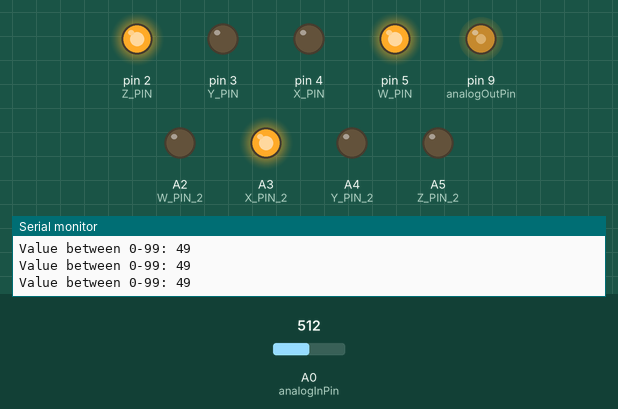
Simulated run of this sketch. Board: Arduino Uno, built with avr-gcc and run on an emulated ATmega328P. Shown: output pins drawn as LEDs (lit = HIGH), the last lines printed to the serial monitor. The inputs (shaded band) are chosen by the test bench; at power-on: A0 (analogInPin) = 512.

Above: at 1.2 s.
1.3 s: A0 (analogInPin) set to 110
At 2.1 s:
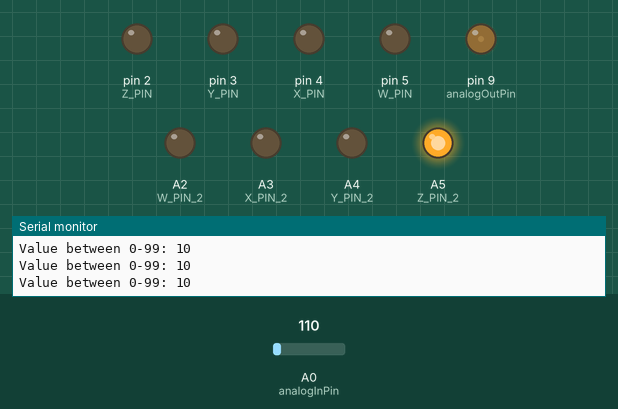
2.8 s: A0 (analogInPin) set to 93
At 3.2 s:
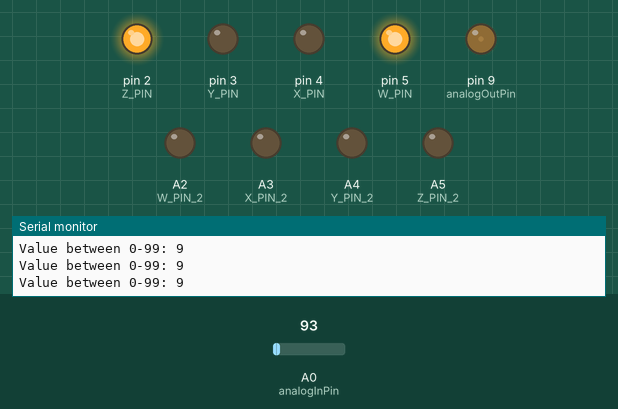
4.3 s: A0 (analogInPin) set to 122
At 4.6 s:
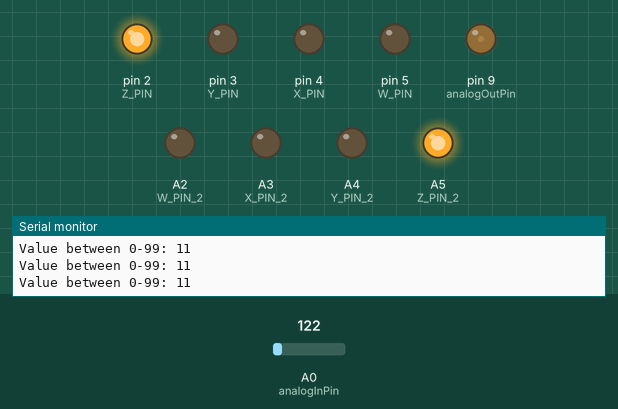
5.8 s: A0 (analogInPin) set to 0
At 6.8 s:
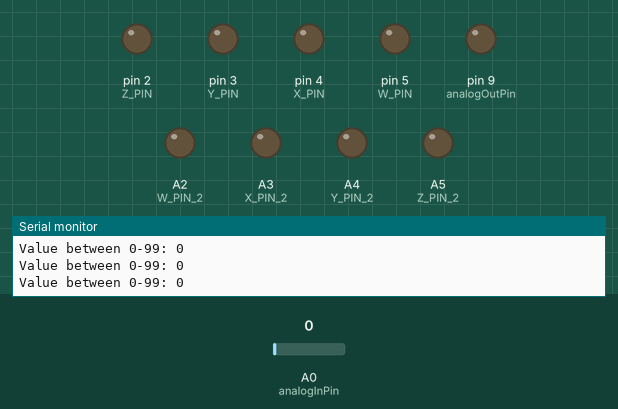
7.3 s: A0 (analogInPin) set to 306
At 8.2 s:
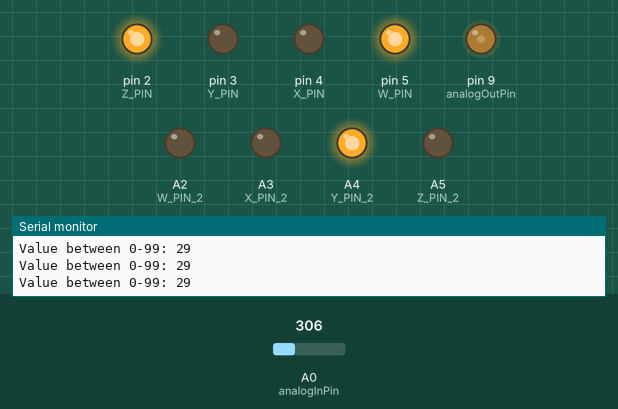
8.8 s: A0 (analogInPin) set to 511
At 9.3 s:
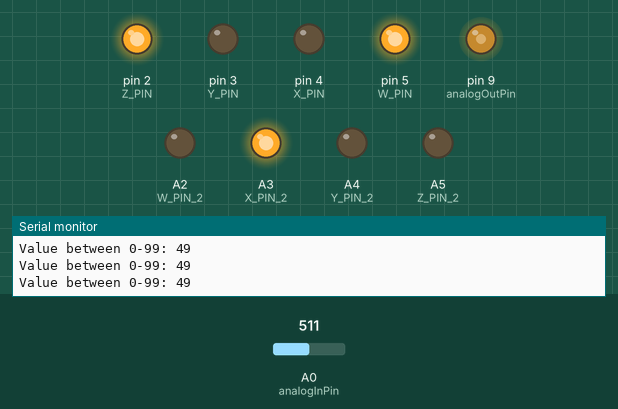
Timing chart, 0 to 11.3 s (numbered marks = the images above; inputs shaded):
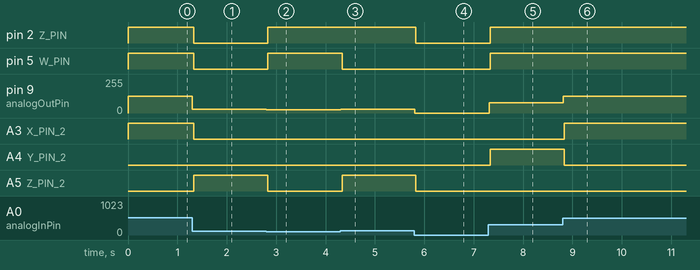

Measured:
- the behaviour switches between 104 and 103 on A0 (analogInPin) (found by bisection; images 1 and 2)
- after the input at 1.3 s, pin 2 (Z_PIN), pin 5 (W_PIN), A3 (X_PIN_2): HIGH → LOW at once; pin 9 (analogOutPin): 127/255 → 27/255 at once; A5 (Z_PIN_2): LOW → HIGH at once
- after the input at 2.8 s, pin 2 (Z_PIN), pin 5 (W_PIN): LOW → HIGH at once; pin 9 (analogOutPin): 27/255 → 23/255 at once; A5 (Z_PIN_2): HIGH → LOW at once
- after the input at 4.3 s, pin 5 (W_PIN): HIGH → LOW at once; pin 9 (analogOutPin): 23/255 → 30/255 at once; A5 (Z_PIN_2): LOW → HIGH at once
- after the input at 5.8 s, pin 2 (Z_PIN), A5 (Z_PIN_2): HIGH → LOW at once; pin 9 (analogOutPin): 30/255 → 0/255 at once
- after the input at 7.3 s, pin 2 (Z_PIN), pin 5 (W_PIN), A4 (Y_PIN_2): LOW → HIGH at once; pin 9 (analogOutPin): 0/255 → 76/255 at once
- after the input at 8.8 s, pin 9 (analogOutPin): 76/255 → 127/255 at once; A3 (X_PIN_2): LOW → HIGH at once; A4 (Y_PIN_2): HIGH → LOW at once

The sketch:

Two-Digit_Joystick_Circuit.ino
```cpp
int W_PIN, X_PIN;     //USE THESE VARIABLES FOR W and X PINS
int Y_PIN, Z_PIN;     //USE THESE VARIABLES FOR Y and Z PINS

int W_PIN_2, X_PIN_2;
int Y_PIN_2, Z_PIN_2;

byte onesDigit, tensDigit;

const int analogInPin = A0;  // Analog input pin that the potentiometer is attached to
const int analogOutPin = 9;

int sensorValue = 0;        // value read from the pot
int outputValue = 0;  // value output to the PWM (analog out)
int newSensorValue = 0;

void setup()
{

  W_PIN = 5;
  X_PIN = 4;
  Y_PIN = 3;
  Z_PIN = 2;

  W_PIN_2 = A2;
  X_PIN_2 = A3;
  Y_PIN_2 = A4;
  Z_PIN_2 = A5;

  pinMode(W_PIN,OUTPUT);
  pinMode(X_PIN,OUTPUT);
  pinMode(Y_PIN,OUTPUT);
  pinMode(Z_PIN,OUTPUT);

  pinMode(W_PIN_2,OUTPUT);
  pinMode(X_PIN_2,OUTPUT);
  pinMode(Y_PIN_2,OUTPUT);
  pinMode(Z_PIN_2,OUTPUT);

  pinMode(A0, INPUT);

  Serial.begin(9600); //Initilize the serial monitor
}

void loop()
{
  // read the analog in value:
  sensorValue = analogRead(analogInPin);

  // map it to the range of the analog out:
  outputValue = map(sensorValue, 0, 1023, 0, 255);

  // change the analog out value:
  analogWrite(analogOutPin, outputValue);

  // converting the number to a 0-9 value
  newSensorValue = sensorValue*(99.0/1023.0);

  Serial.print("Value between 0-99: ");
  Serial.println(newSensorValue);

  onesDigit = byte(newSensorValue%10);
  tensDigit = byte(newSensorValue/10);

  digitalWrite(W_PIN,bitRead(onesDigit, 3));
  digitalWrite(X_PIN,bitRead(onesDigit, 2));
  digitalWrite(Y_PIN,bitRead(onesDigit, 1));
  digitalWrite(Z_PIN,bitRead(onesDigit, 0));

  digitalWrite(W_PIN_2,bitRead(tensDigit, 3));
  digitalWrite(X_PIN_2,bitRead(tensDigit, 2));
  digitalWrite(Y_PIN_2,bitRead(tensDigit, 1));
  digitalWrite(Z_PIN_2,bitRead(tensDigit, 0));

}
```
